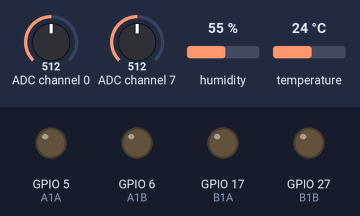
The program below on a simulated Raspberry Pi (BCM pin numbers). Parts: output pins drawn as LEDs (lit = HIGH). Inputs (shaded band) come from the test bench; at power-on: ADC channel 0 = 512, ADC channel 7 = 512, humidity 55 %, temperature 24 °C (analog values on the 0–1023 scale). Databases and web services accept everything at once and return nothing; web requests get an empty 200 reply after 0.4 s; what the program prints to the terminal is not drawn.

Above: at 1.2 s.
1.3 s: ADC channel 0 set to 918
3.9 s: ADC channel 0 set to 938
At 6.0 s:
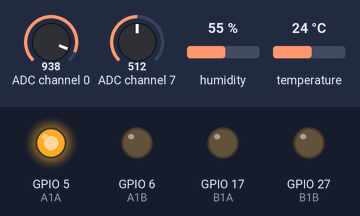
7.0 s: ADC channel 7 set to 923
9.5 s: ADC channel 7 set to 943
At 12.2 s:
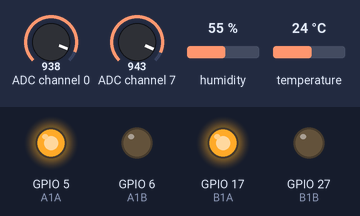
12.6 s: ADC channel 0 set to 716
At 14.8 s:
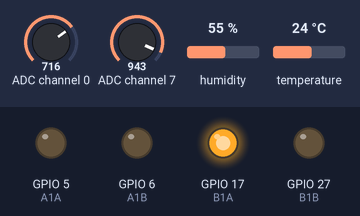
15.3 s: ADC channel 0 set to 992
At 17.3 s:
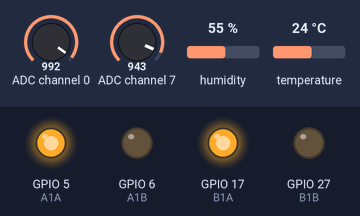
Timing chart, 0 to 18.8 s (numbered marks = the images above; inputs shaded):
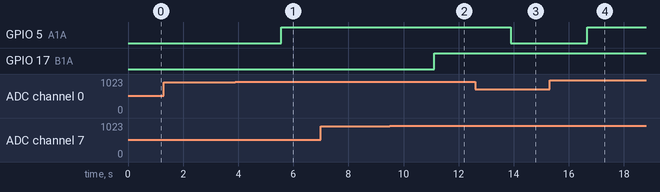

Measured:
- the behaviour switches between 930 and 931 on ADC channel 0 (found by bisection; images 0 and 1)
- the behaviour switches between 930 and 931 on ADC channel 7 (found by bisection; images 1 and 2)
- after the input at 1.3 s, every drawn part: stays the same
- after the input at 3.9 s, GPIO 5 (A1A): LOW → HIGH after 1.7 s
- after the input at 7.0 s, every drawn part: stays the same
- after the input at 9.5 s, GPIO 17 (B1A): LOW → HIGH after 1.6 s
- after the input at 12.6 s, GPIO 5 (A1A): HIGH → LOW after 1.3 s
- after the input at 15.3 s, GPIO 5 (A1A): LOW → HIGH after 1.4 s

The program:

sensor.py
```python
import time
import RPi.GPIO as GPIO
import Adafruit_DHT
import spidev
import mysql.connector
import requests

from flask import request
from flask import Flask

#sensor = Adafruit_DHT.DHT11

mysql_connection = mysql.connector.connect(
    host='127.0.0.1',
    #host='172.20.70.21',
    user='name',
    password='Biimeal@1234',
    database='ProgAr'
)

mysql_cursor = mysql_connection.cursor()

app = Flask(__name__)

#Moter Drive PIN
A1A = 5
A1B = 6

B1A = 17
B1B = 27

# 습도 임계치(%)
HUM_THRESHOLD=10

#센서를 물에 담갔을때의 토양습도센서 출력 값
HUM_MAX=0

#모터 드라이버 초기 설정
GPIO.setwarnings(False)
GPIO.setmode(GPIO.BCM)
GPIO.setup(A1A, GPIO.OUT)
GPIO.output(A1A, GPIO.LOW)
GPIO.setup(A1B, GPIO.OUT)
GPIO.output(A1B, GPIO.LOW)

GPIO.setup(B1A, GPIO.OUT)
GPIO.output(B1A, GPIO.LOW)
GPIO.setup(B1B, GPIO.OUT)
GPIO.output(B1B, GPIO.LOW)

spi=spidev.SpiDev()
spi.open(0,0)
spi.max_speed_hz=500000

#ADC 값을 가져오는 함수
def read_spi_adc(adcChannel):

   adcValue=0

   buff =spi.xfer2([1,(8+adcChannel)<<4,0])

   adcValue = ((buff[1]&3)<<8)+buff[2]

   return adcValue

def read_spi_adc2(adcChannel2):

   adcValue2=1

   buff2 =spi.xfer2([1,(8+adcChannel2)<<4,0])

   adcValue2 = ((buff2[1]&3)<<8)+buff2[2]

   return adcValue2

# 센서 값을 백분율로 변환하기위한 map 함수

def map(value,min_adc, max_adc, min_hum,max_hum) :

   adc_range=max_adc-min_adc

   hum_range=max_hum-min_hum

   scale_factor=float(adc_range)/float(hum_range)

   return min_hum+((value-min_adc)/scale_factor)

def airhum():
	sensor = Adafruit_DHT.DHT11
	pin =19
	humidity, temperature = Adafruit_DHT.read_retry(sensor, pin)
	return humidity, temperature

try:

   adcChannel=0
   adcChannel2=7

   while True :
         adcValue=read_spi_adc(adcChannel)
         adcValue2=read_spi_adc2(adcChannel2)

         hum=100-int(map(adcValue,HUM_MAX,1023,0,100))
         print("토양수분: " , hum)

         hum2=100-int(map(adcValue2,HUM_MAX,1023,0,100))
         print("soil: ", hum2)

         #air
         air_hum, air_tem = airhum()
         if air_hum is not None and air_tem is not None:
         	print('Temp = ' , air_tem)
         	print('Hum = ' , air_hum)

         	sql = "INSERT INTO humidity (air, soil,tem, soil2) VALUES (%s, %s, %s, %s)"
         	val = (air_hum, hum, air_tem, hum2)
         	mysql_cursor.execute(sql, val)
         	mysql_connection.commit()

         	requests.post('http://172.20.1.233:5000/update_humidity', json={'air_hum': air_hum, 'hum': hum, 'hum2': hum2, 'air_tem': air_tem})

         else:
         	print('XXXXXXXXXX')
         #가져온 데이터를 %단위로 변환. 습도높을수록 낮은 값을 반환하므로

           #100에서 뺴주어 습도가 높을 수록 백분율이 높아지도록 계산

         #hum=100-int(map(adcValue,HUM_MAX,1023,0,100))
         #print("토양수분: " , hum)

         if hum < HUM_THRESHOLD : # 임계치보다 수분값이 작으면

              GPIO.output(A1A,GPIO.HIGH)  #워터펌프 가동

              GPIO.output(A1B,GPIO.LOW)

         else :

              GPIO.output(A1A,GPIO.LOW)

              GPIO.output(A1B,GPIO.LOW)


         if hum2 < HUM_THRESHOLD : # 임계치보다 수분값이 작으면

              GPIO.output(B1A,GPIO.HIGH)  #워터펌프 가동

              GPIO.output(B1B,GPIO.LOW)

         else :

              GPIO.output(B1A,GPIO.LOW)

              GPIO.output(B1B,GPIO.LOW)


except KeyboardInterrupt:
	print("x")

finally :

  GPIO.cleanup()

  spi.close()
```
